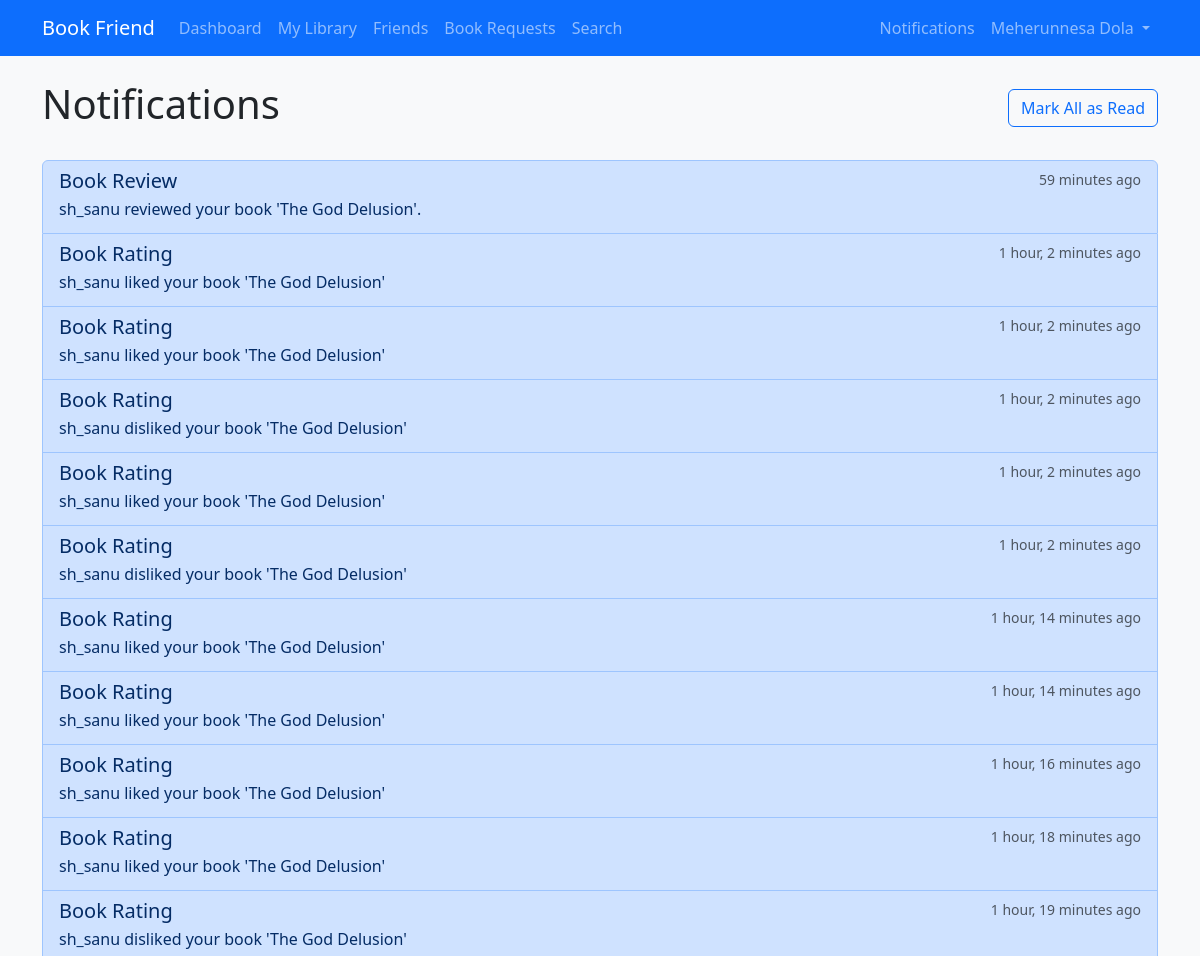
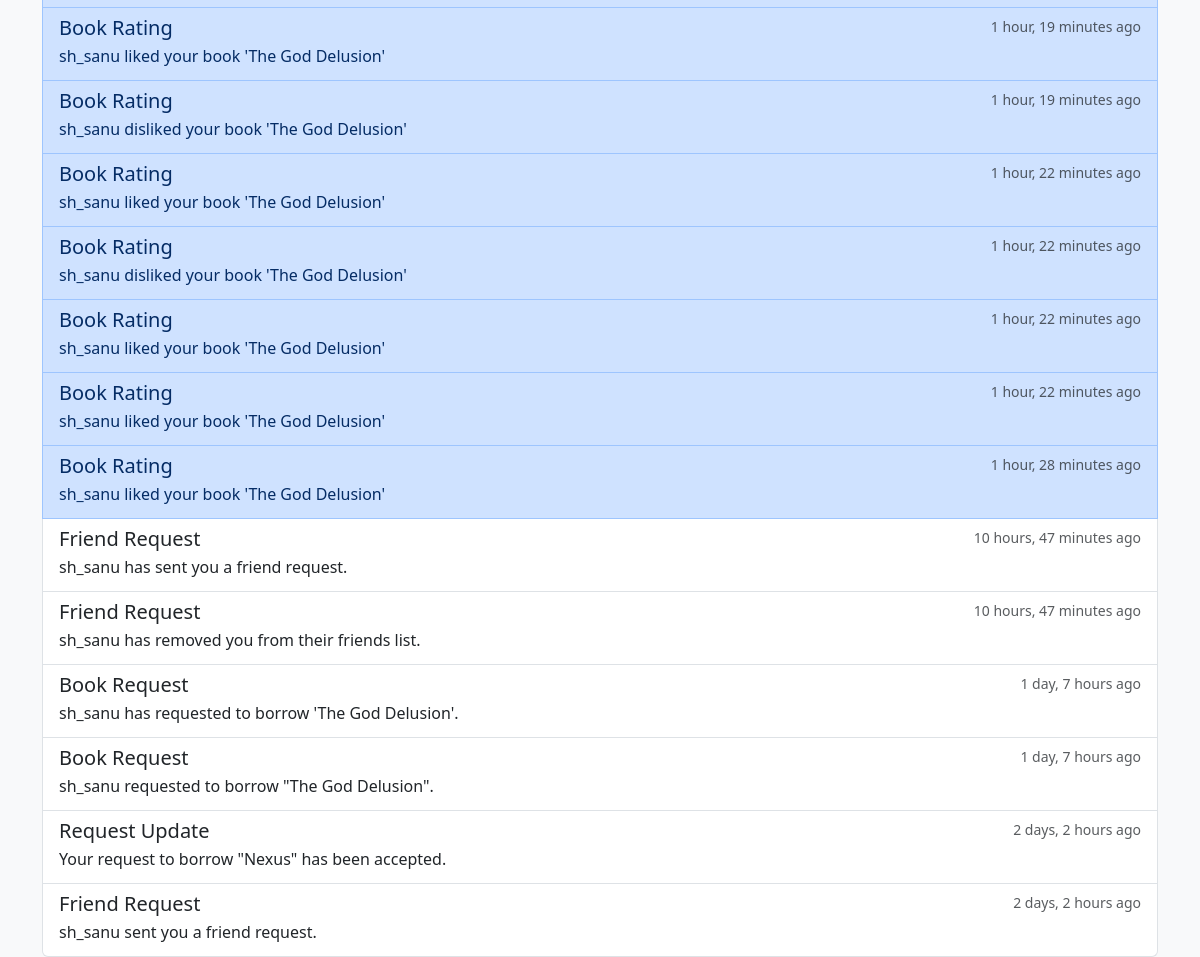
Screenshot of /notifications/ (signed in) with the database file from the repository (2 pictures, top to bottom).
### Core/models.py (models this page shows, shortened)
class Notification(models.Model):
    TYPE_CHOICES = [
        ('friend_request', 'Friend Request'),
        ('book_request', 'Book Request'),
        ('request_update', 'Request Update'),
        ('due_reminder', 'Due Reminder'),
        ('book_rating', 'Book Rating'),
        ('book_review', 'Book Review'), # Added book review notification type
    ]
    user = models.ForeignKey(User, on_delete=models.CASCADE)
    notification_type = models.CharField(max_length=20, choices=TYPE_CHOICES)
    message = models.TextField()
    read = models.BooleanField(default=False)
    created_at = models.DateTimeField(auto_now_add=True)
    related_user = models.ForeignKey(User, on_delete=models.SET_NULL, null=True, blank=True, related_name='related_notifications')
    related_book = models.ForeignKey(Book, on_delete=models.SET_NULL, null=True, blank=True)
    related_book_request = models.ForeignKey(BookRequest, on_delete=models.SET_NULL, null=True, blank=True)
    related_friendship = models.ForeignKey(Friendship, on_delete=models.SET_NULL, null=True, blank=True)
    related_book_review = models.ForeignKey('BookReview', on_delete=models.SET_NULL, null=True, blank=True) # Added book review relation

### Core/views.py (the view)
# urls.py: path("notifications/", views.notifications_view, name="notifications"),
@login_required
def notifications_view(request):
    notifications = Notification.objects.filter(user=request.user).order_by(
        "-created_at"
    )
    unread_count = notifications.filter(read=False).count()
    if request.method == "POST":
        notifications.filter(read=False).update(read=True)
        return redirect("core:notifications")
    context = {
        "notifications": notifications,
        "unread_count": unread_count,
    }
    return render(request, "core/notifications/list.html", context)

### Core/context_processors.py (called while the page is built)
def notification_count(request):
    if request.user.is_authenticated:
        unread_count = Notification.objects.filter(user=request.user, read=False).count()
        return {'unread_notifications': unread_count}
    return {'unread_notifications': 0}

### templates/core/notifications/list.html (shortened to what this page needs)
{% extends 'core/base.html' %}
{% block content %}
<div class="container">
    <div class="d-flex justify-content-between align-items-center mb-4">
        <h1>Notifications</h1>
        {% if unread_count %}
            <form method="post">
                <button type="submit" class="btn btn-outline-primary">Mark All as Read</button>
            </form>
        {% endif %}
    </div>
    {% if notifications %}
        <div class="list-group">
            {% for notification in notifications %}
                <a href="{% url 'core:notification_redirect' notification.id %}" class="list-group-item list-group-item-action {% if not notification.read %}list-group-item-primary{% endif %}">
                    <div class="d-flex w-100 justify-content-between">
                        <h5 class="mb-1">{{ notification.get_notification_type_display }}</h5>
                        <small class="text-muted">{{ notification.created_at|timesince }} ago</small>
                    </div>
                    <p class="mb-1">{{ notification.message }}</p>
                </a>
            {% endfor %}
        </div>
    {% else %}
        <p class="text-muted">No notifications yet.</p>
    {% endif %}
</div>
{% endblock %}

### templates/core/includes/navbar.html (shortened to what this page needs)
<nav class="navbar navbar-expand-lg navbar-dark bg-primary">
    <div class="container">
        <a class="navbar-brand" href="{% url 'core:landing' %}">Book Friend</a>
        <div class="collapse navbar-collapse" id="navbarNav">
            {% if user.is_authenticated %}
                <ul class="navbar-nav me-auto">
                    <li class="nav-item">
                        <a class="nav-link" href="{% url 'core:dashboard' %}">Dashboard</a>
                    </li>
                    <li class="nav-item">
                        <a class="nav-link" href="{% url 'core:library' username=user.username %}">My Library</a>
                    </li>
                    <li class="nav-item">
                        <a class="nav-link" href="{% url 'core:friends_list' %}">Friends</a>
                    </li>
                    <li class="nav-item">
                        <a class="nav-link" href="{% url 'core:book_requests' %}">Book Requests</a>
                    </li>
                    <li class="nav-item">
                        <a class="nav-link" href="{% url 'core:search' %}">Search</a>
                    </li>
                </ul>
                <ul class="navbar-nav">
                    <li class="nav-item">
                        <a class="nav-link position-relative" href="{% url 'core:notifications' %}">
                            Notifications
                        </a>
                    </li>
                    <li class="nav-item dropdown">
                        <a class="nav-link dropdown-toggle" href="#" role="button" data-bs-toggle="dropdown">
                            {{ user.get_full_name }}
                        </a>
                    </li>
                </ul>
            {% endif %}
        </div>
    </div>
</nav>

### static/core/css/style.css (style rules this page uses)
body { background-color: #f8f9fa; }

### rows the page displays
Notification: notification_type "Book Review", created_at "59 minutes", message "sh_sanu reviewed your book 'The God Delusion'."
Notification: notification_type "Book Rating", created_at "1 hour, 2 minutes", message "sh_sanu liked your book 'The God Delusion'"
Notification: notification_type "Book Rating", created_at "1 hour, 2 minutes", message "sh_sanu liked your book 'The God Delusion'"
Notification: notification_type "Book Rating", created_at "1 hour, 2 minutes", message "sh_sanu disliked your book 'The God Delusion'"
Notification: notification_type "Book Rating", created_at "1 hour, 2 minutes", message "sh_sanu liked your book 'The God Delusion'"
Notification: notification_type "Book Rating", created_at "1 hour, 2 minutes", message "sh_sanu disliked your book 'The God Delusion'"
Notification: notification_type "Book Rating", created_at "1 hour, 14 minutes", message "sh_sanu liked your book 'The God Delusion'"
Notification: notification_type "Book Rating", created_at "1 hour, 14 minutes", message "sh_sanu liked your book 'The God Delusion'"
Notification: notification_type "Book Rating", created_at "1 hour, 16 minutes", message "sh_sanu liked your book 'The God Delusion'"
Notification: notification_type "Book Rating", created_at "1 hour, 18 minutes", message "sh_sanu liked your book 'The God Delusion'"
Notification: notification_type "Book Rating", created_at "1 hour, 19 minutes", message "sh_sanu disliked your book 'The God Delusion'"
Notification: notification_type "Book Rating", created_at "1 hour, 19 minutes", message "sh_sanu liked your book 'The God Delusion'"
Notification: notification_type "Book Rating", created_at "1 hour, 19 minutes", message "sh_sanu disliked your book 'The God Delusion'"
Notification: notification_type "Book Rating", created_at "1 hour, 22 minutes", message "sh_sanu liked your book 'The God Delusion'"
Notification: notification_type "Book Rating", created_at "1 hour, 22 minutes", message "sh_sanu disliked your book 'The God Delusion'"
Notification: notification_type "Book Rating", created_at "1 hour, 22 minutes", message "sh_sanu liked your book 'The God Delusion'"
Notification: notification_type "Book Rating", created_at "1 hour, 22 minutes", message "sh_sanu liked your book 'The God Delusion'"
Notification: notification_type "Book Rating", created_at "1 hour, 28 minutes", message "sh_sanu liked your book 'The God Delusion'"
Notification: notification_type "Friend Request", created_at "10 hours, 47 minutes", message "sh_sanu has sent you a friend request."
Notification: notification_type "Friend Request", created_at "10 hours, 47 minutes", message "sh_sanu has removed you from their friends list."
Notification: notification_type "Book Request", created_at "1 day, 7 hours", message "sh_sanu has requested to borrow 'The God Delusion'."
Notification: notification_type "Book Request", created_at "1 day, 7 hours", message "sh_sanu requested to borrow \"The God Delusion\"."
Notification: notification_type "Request Update", created_at "2 days, 2 hours", message "Your request to borrow \"Nexus\" has been accepted."
Notification: notification_type "Friend Request", created_at "2 days, 2 hours", message "sh_sanu sent you a friend request."

### other values shown
{{ user.get_full_name }} "Meherunnesa Dola"
